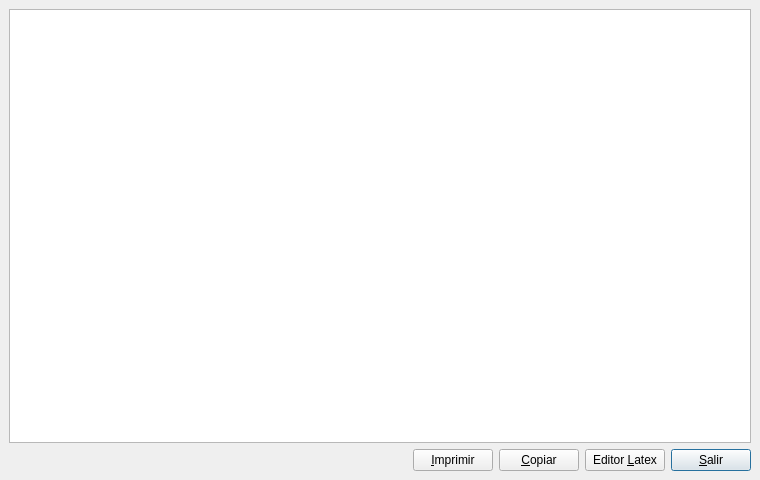
<?xml version="1.0" encoding="UTF-8"?>
<ui version="4.0">
 <author>José Manuel Díez Botella</author>
 <class>inmovneto</class>
 <widget class="QDialog" name="inmovneto">
  <property name="geometry">
   <rect>
    <x>0</x>
    <y>0</y>
    <width>760</width>
    <height>480</height>
   </rect>
  </property>
  <property name="windowTitle">
   <string>Valores netos de inmovilizado</string>
  </property>
  <layout class="QVBoxLayout">
   <property name="spacing">
    <number>6</number>
   </property>
   <property name="leftMargin">
    <number>9</number>
   </property>
   <property name="topMargin">
    <number>9</number>
   </property>
   <property name="rightMargin">
    <number>9</number>
   </property>
   <property name="bottomMargin">
    <number>9</number>
   </property>
   <item>
    <widget class="QTableWidget" name="tabla"/>
   </item>
   <item>
    <layout class="QHBoxLayout">
     <property name="spacing">
      <number>6</number>
     </property>
     <property name="leftMargin">
      <number>0</number>
     </property>
     <property name="topMargin">
      <number>0</number>
     </property>
     <property name="rightMargin">
      <number>0</number>
     </property>
     <property name="bottomMargin">
      <number>0</number>
     </property>
     <item>
      <spacer>
       <property name="orientation">
        <enum>Qt::Horizontal</enum>
       </property>
       <property name="sizeType">
        <enum>QSizePolicy::Expanding</enum>
       </property>
       <property name="sizeHint" stdset="0">
        <size>
         <width>150</width>
         <height>3</height>
        </size>
       </property>
      </spacer>
     </item>
     <item>
      <widget class="QPushButton" name="imprimirpushButton">
       <property name="text">
        <string>&amp;Imprimir</string>
       </property>
       <property name="icon">
        <iconset resource="keme.qrc">
         <normaloff>:/iconos/graf/printer.png</normaloff>:/iconos/graf/printer.png</iconset>
       </property>
       <property name="shortcut">
        <string>Alt+I</string>
       </property>
      </widget>
     </item>
     <item>
      <widget class="QPushButton" name="copiarpushButton">
       <property name="text">
        <string>&amp;Copiar</string>
       </property>
       <property name="icon">
        <iconset resource="keme.qrc">
         <normaloff>:/iconos/graf/copiar.png</normaloff>:/iconos/graf/copiar.png</iconset>
       </property>
      </widget>
     </item>
     <item>
      <widget class="QPushButton" name="latexpushButton">
       <property name="text">
        <string>Editor &amp;Latex</string>
       </property>
       <property name="icon">
        <iconset resource="keme.qrc">
         <normaloff>:/iconos/graf/tex.png</normaloff>:/iconos/graf/tex.png</iconset>
       </property>
      </widget>
     </item>
     <item>
      <widget class="QPushButton" name="salirpushButton">
       <property name="text">
        <string>&amp;Salir</string>
       </property>
       <property name="icon">
        <iconset resource="keme.qrc">
         <normaloff>:/iconos/graf/application-exit.png</normaloff>:/iconos/graf/application-exit.png</iconset>
       </property>
       <property name="shortcut">
        <string>Alt+S</string>
       </property>
       <property name="default">
        <bool>true</bool>
       </property>
      </widget>
     </item>
    </layout>
   </item>
  </layout>
 </widget>
 <layoutdefault spacing="6" margin="11"/>
 <tabstops>
  <tabstop>tabla</tabstop>
  <tabstop>imprimirpushButton</tabstop>
  <tabstop>copiarpushButton</tabstop>
  <tabstop>latexpushButton</tabstop>
  <tabstop>salirpushButton</tabstop>
 </tabstops>
 <resources>
  <include location="keme.qrc"/>
 </resources>
 <connections>
  <connection>
   <sender>salirpushButton</sender>
   <signal>clicked()</signal>
   <receiver>inmovneto</receiver>
   <slot>reject()</slot>
   <hints>
    <hint type="sourcelabel">
     <x>20</x>
     <y>20</y>
    </hint>
    <hint type="destinationlabel">
     <x>20</x>
     <y>20</y>
    </hint>
   </hints>
  </connection>
 </connections>
</ui>
